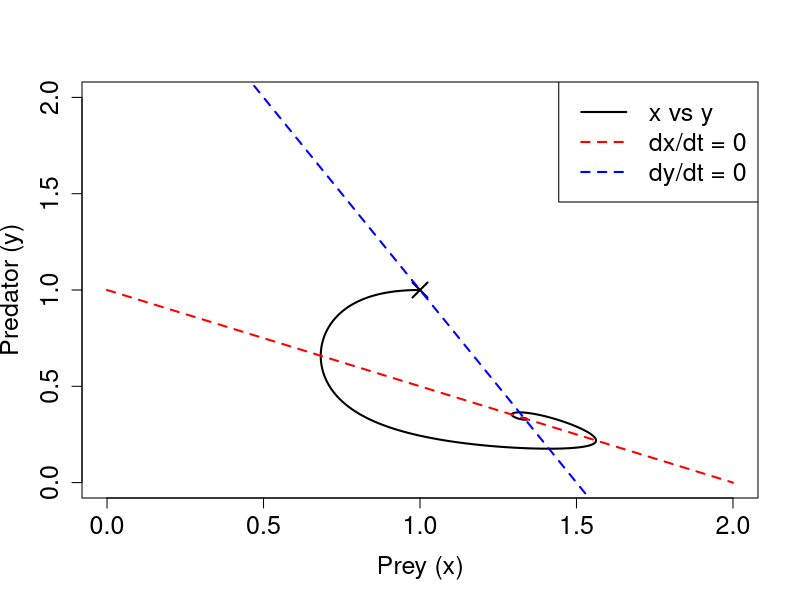
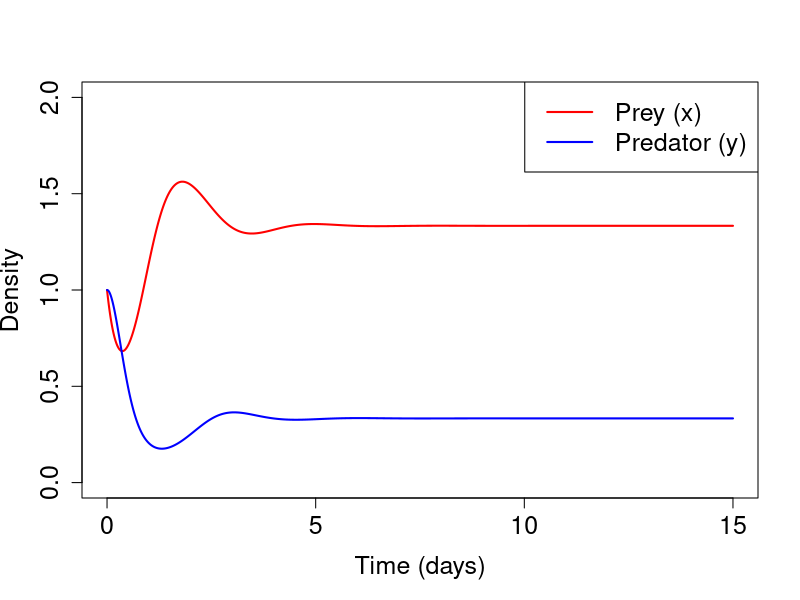
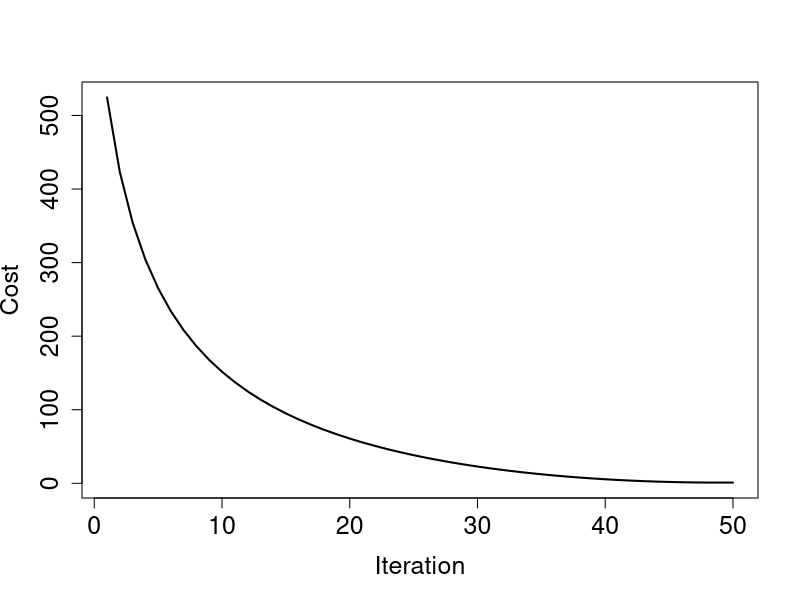
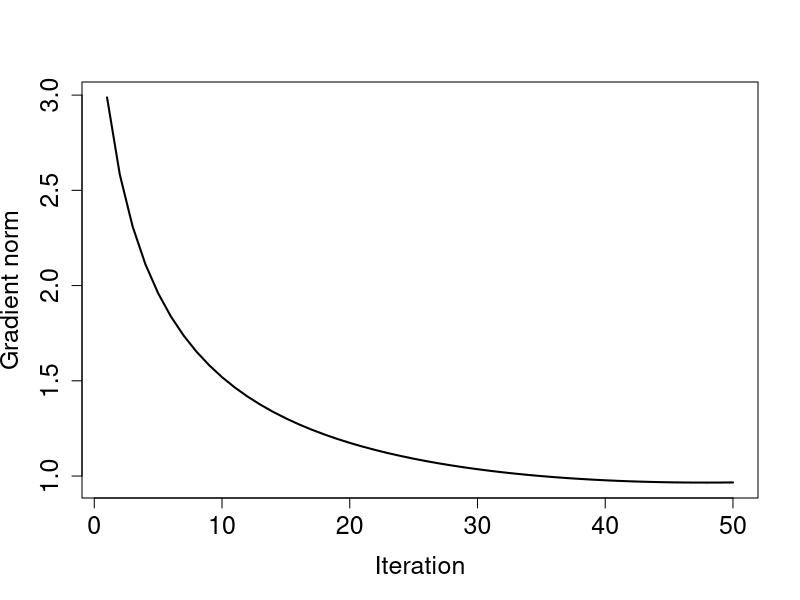

R code for these plots, in order:
## ---- chunk 1
dt <- 0.001
a <- c(4, -2, -4, -6, 2, 4)
x1 <- 1
y1 <- 1
nmax <- 15001

x <- rep(0, nmax)
y <- rep(0, nmax)
x[1] <- x1
y[1] <- y1
for (n in 1:(nmax-1)) {
  x[n+1] <- x[n] + dt * (x[n] * (a[1] + a[2] * x[n] + a[3] * y[n]))
  y[n+1] <- y[n] + dt * (y[n] * (a[4] + a[5] * y[n] + a[6] * x[n]))
}
## ---- chunk 2
#| fig-asp: 1

plot(x, y, type = "l", lwd = 2,
     xlab = "Prey (x)", ylab = "Predator (y)",
     cex.lab = 1.5, cex.axis = 1.5,
     xlim = c(0, 2), ylim = c(0, 2))
x.nc <- seq(0, 2, length.out = 100)
points(x1, y1, pch = 4, lwd = 2, cex = 2)
lines(x.nc, -(a[1] + a[2] * x.nc) / a[3], lwd = 2, lty = 2, col = "red")
lines(x.nc, -(a[4] + a[6] * x.nc) / a[5], lwd = 2, lty = 2, col = "blue")
legend("topright", legend = c("x vs y","dx/dt = 0", "dy/dt = 0"),
       col = c("black","red", "blue"), lwd = 2, lty = c(1, 2, 2), cex = 1.5)
## ---- chunk 3
plot(seq(0, 15, by = dt), x, type = "l", lwd = 2, col = "red",
     xlab = "Time (days)", ylab = "Density",
     cex.lab = 1.5, cex.axis = 1.5,
     xlim = c(0, 15), ylim = c(0, 2))
lines(seq(0, 15, by = dt), y, lwd = 2, col = "blue")
legend("topright", legend = c("Prey (x)", "Predator (y)"),
       col = c("red", "blue"), lwd = 2, cex = 1.5)
## ---- chunk 4
forward <- function(dt, a, x1, y1, nmax) {
  x <- rep(0, nmax)
  y <- rep(0, nmax)
  x[1] <- x1
  y[1] <- y1
  for (n in 1:(nmax-1)) {
    x[n+1] <- x[n] + dt * (x[n] * (a[1] + a[2] * x[n] + a[3] * y[n]))
    y[n+1] <- y[n] + dt * (y[n] * (a[4] + a[5] * y[n] + a[6] * x[n]))
  }
  list(x = x, y = y)
}

adjoint <- function(dt, a, x, y) {
  nmax <- length(x)
  aa <- rep(0, length(a))
  ax <- rep(0, nmax+1)
  ay <- rep(0, nmax+1)
  ax[nmax+1] <- 1
  ay[nmax+1] <- 1
  for (n in (nmax):1) {
    aa[6] <- aa[6] + dt * x[n] * y[n] * ay[n+1]
    aa[5] <- aa[5] + dt * y[n] * y[n] * ay[n+1]
    aa[4] <- aa[4] + dt * y[n] * ay[n+1]
    ax[n] <- ax[n] + dt * a[6] * y[n] * ay[n+1]
    ay[n] <- ay[n] + dt * a[5] * y[n] * ay[n+1]
    ay[n] <- ay[n]  + (1 + dt * (a[4] + a[5] * y[n] + a[6] * x[n])) * ay[n+1]
    aa[3] <- aa[3] + dt * y[n] * x[n] * ax[n+1]
    aa[2] <- aa[2] + dt * x[n] * x[n] * ax[n+1]
    aa[1] <- aa[1] + dt * x[n] * ax[n+1]
    ay[n] <- ay[n] + dt * a[3] * x[n] * ax[n+1]
    ax[n] <- ax[n] + dt * a[2] * x[n] * ax[n+1]
    ax[n] <- ax[n] + (1 + dt * (a[1] + a[2] * x[n] + a[3] * y[n])) * ax[n+1]
    cat(n, ":", aa, ax[n], ay[n], "\n")
  }
  c(aa, ax[1], ay[1])
}
## ---- chunk 5
nmax <- 501
dt <- 0.001
a <- c(4, -2, -4, -6, 2, 4)
x1 <- 1
y1 <- 1
tobs <- seq(2, nmax, by = 2)
forward.result <- forward(dt, a, x1, y1, nmax)
xt <- forward.result$x
yt <- forward.result$y
## ---- chunk 6
xo <- xt[tobs]
yo <- yt[tobs]
## ---- chunk 7
calc.cost <- function(xf, yf, xo, yo) {
  0.5 * (sum((xf- xo)^2 + (yf - yo)^2)) 
}
## ---- chunk 8
lr <- 0.03
a <- c(1, 0, 0, -1, 0, 0)
x1 <- 2
y1 <- 2
itermax <- 80
tobs <- seq(2, nmax, by = 2)

chist <- rep(0, itermax)
ghist <- rep(0, itermax)
xhist <- matrix(rep(0, 8 * itermax), nrow = 8)
for (iter in 1: itermax) {
  forward.result <- forward(dt, a, x1, y1, nmax)
  xf <- forward.result$x[tobs]
  yf <- forward.result$y[tobs]
  aa <- adjoint(dt, a, xf, yf)
  ghist[iter] <- sqrt(sum(aa^2))
  if (ghist[iter] < 1e-6) {
    cat("Converged at iteration", iter, "with cost", chist[iter], "\n")
    break
  }
  chist[iter] <- calc.cost(xf, yf, xo, yo)
  if (chist[iter] >= chist[iter-1] && iter > 1) {
    cat("Cost did not decrease at iteration", iter, "with cost", chist[iter], "\n")
    break
  }
  xhist[, iter] <- c(a, x1, y1)
#  cat("iter:", iter, "cost", chist[iter],  "a:", a, "x1:", x1, "y1:", y1, "\n")
  cat("iter:", iter, "cost", chist[iter], "|g|", ghist[iter], "x1:", x1, "y1:", y1, "\n")
  a <- a - lr * aa[1:6]
  x1 <- x1 - lr * aa[7]
  y1 <- y1 - lr * aa[8]
}
## ---- chunk 9
plot(chist[1:iter], type = "l", lwd = 2, xlab = "Iteration", ylab = "Cost",
     cex.lab = 1.5, cex.axis = 1.5)
## ---- chunk 10
plot(ghist[1:iter], type = "l", lwd = 2, xlab = "Iteration", ylab = "Gradient norm",
     cex.lab = 1.5, cex.axis = 1.5)
